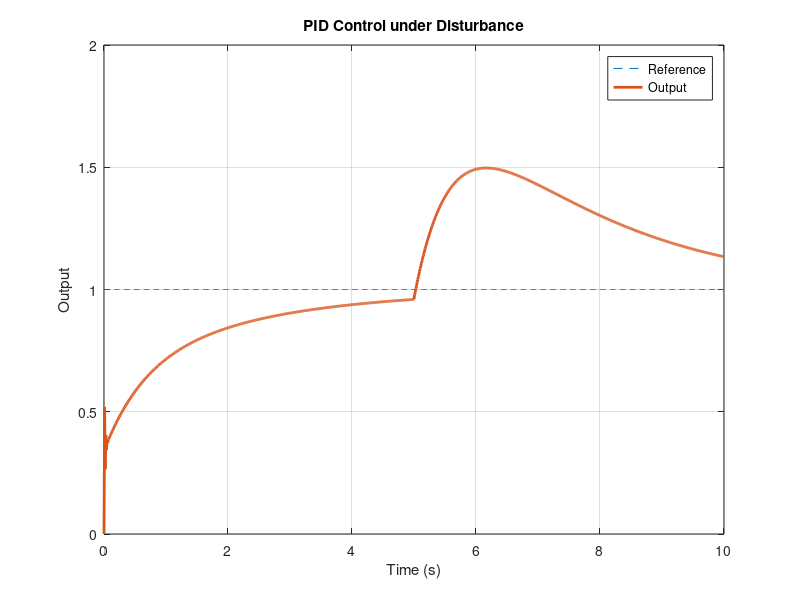

The MATLAB source for this figure:
% PID Control with disturbance

t = 0:0.01:10;
r = ones(size(t)); % reference
y = zeros(size(t)); % output
e = zeros(size(t));
u = zeros(size(t));
Kp = 2; Ki = 1; Kd = 0.5;

for i = 2:length(t)
    dt = t(i) - t(i-1);
    e(i) = r(i) - y(i-1);
    de = (e(i) - e(i-1)) / dt;
    ie = sum(e(1:i)) * dt;
    u(i) = Kp*e(i) + Ki*ie + Kd*de;
    
    % Add a disturbance at t = 5
    d = 0;
    if t(i) > 5
        d = 2; % sudden disturbance
    end
    
    y(i) = y(i-1) + dt*(-y(i-1) + u(i) + d); % simple plant: y_dot = -y + u + d
end

plot(t, r, '--', t, y, 'LineWidth', 2);
xlabel('Time (s)');
ylabel('Output');
legend('Reference', 'Output');
title('PID Control under Disturbance');
grid on;